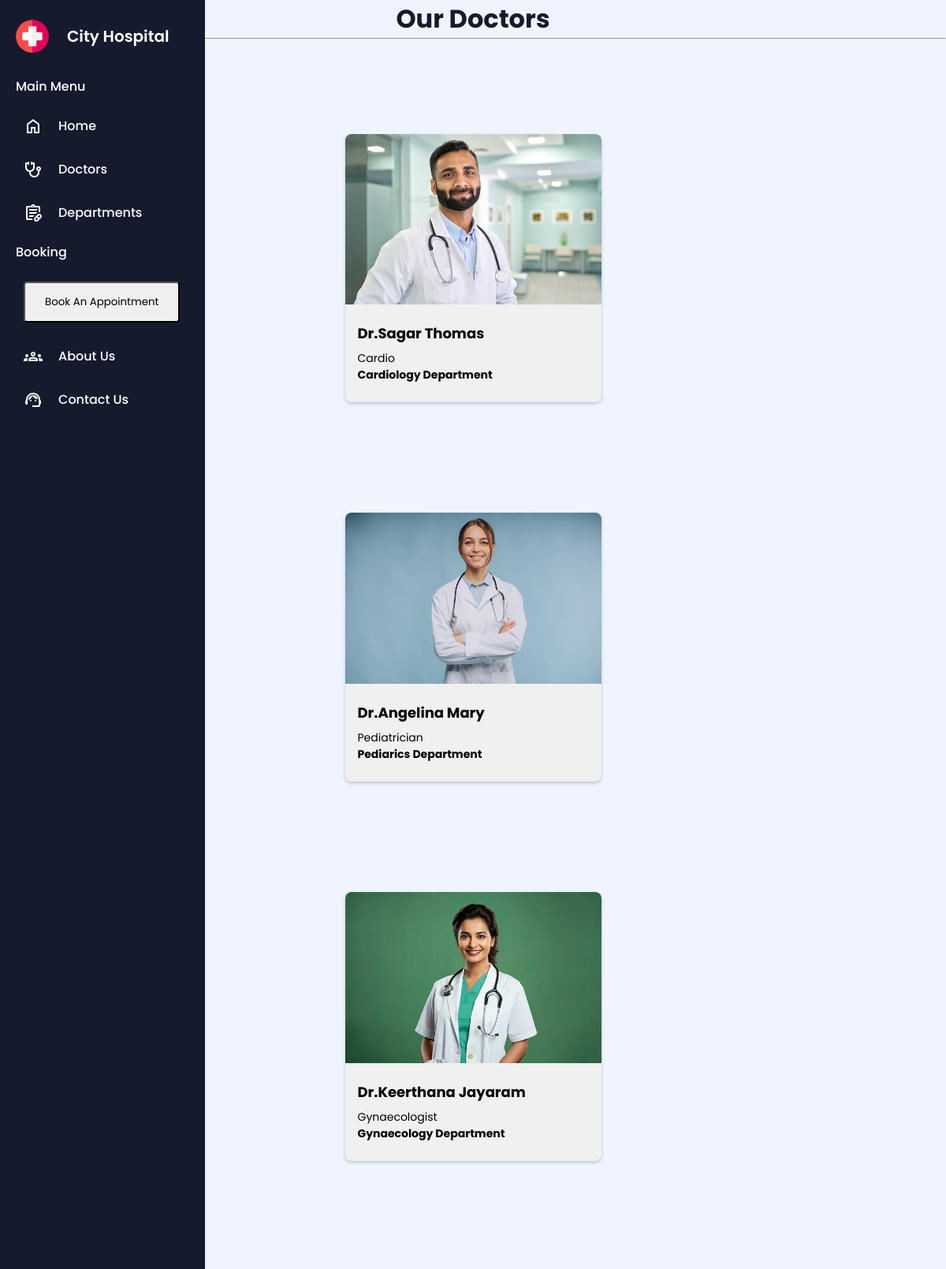
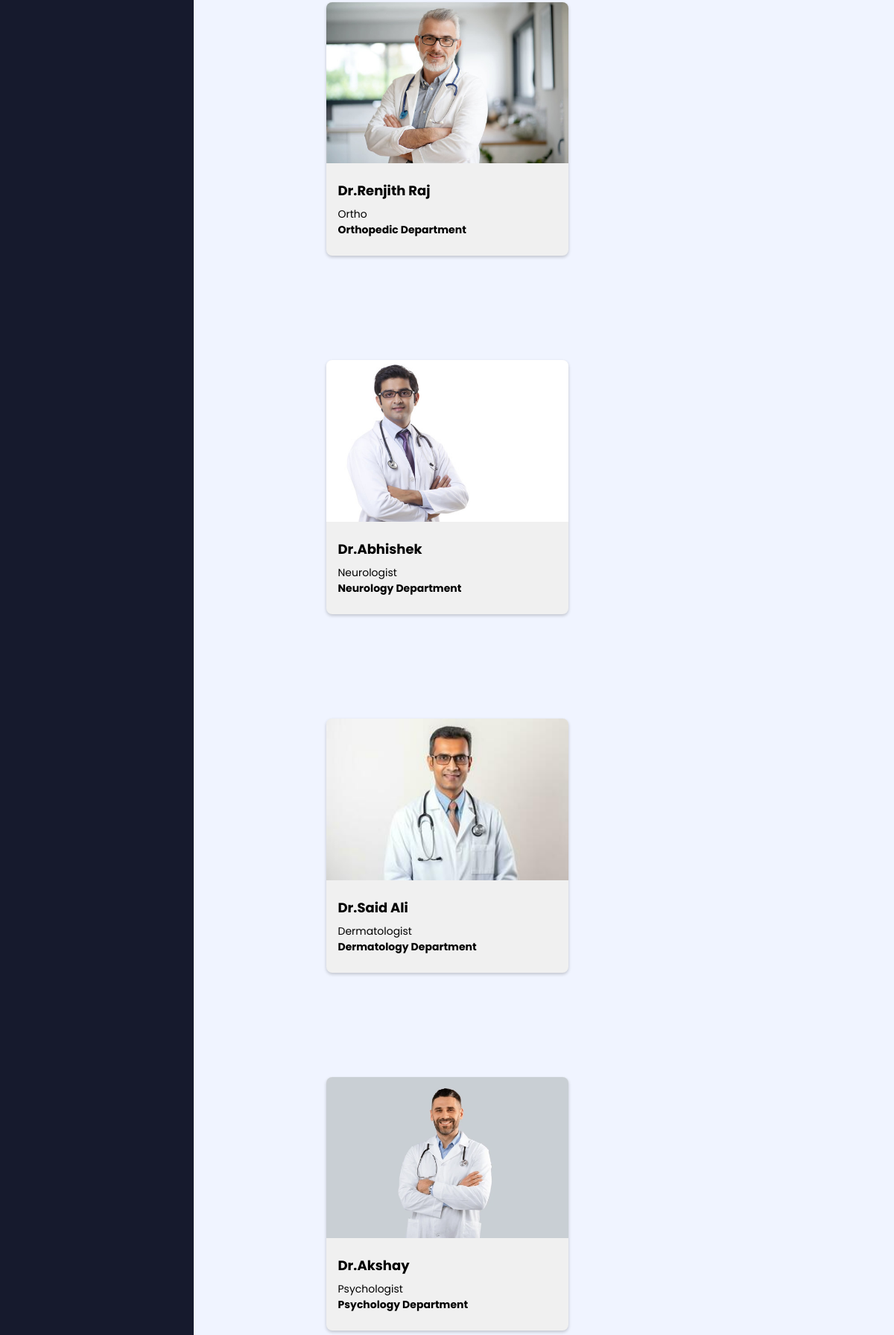
Page /doctors (upper part) on the committed database (2 pictures, top to bottom).
### hospital/models.py (models this page shows, shortened)
class Doctors(models.Model):
    doc_name = models.CharField(max_length=255)
    doc_spec = models.CharField(max_length=255)
    dep_name = models.ForeignKey(Departments, on_delete=models.CASCADE)
    dep_image = models.ImageField(upload_to='doctors')

class Departments(models.Model):
    dep_name = models.CharField(max_length=100)
    dep_decription = models.TextField()
    def __str__(self):
       return self.dep_name

### hospital/views.py (the view)
# urls.py: path('doctors', views.doctors,name='doctors'),
def doctors(request):
    dict_doc={
        'doct': Doctors.objects.all()
    }
    return render(request,"doctors.html",dict_doc)

### templates/doctors.html (shortened to what this page needs)
{% extends 'base.html' %}
{% block content %}
{% load  static %}
<h1 style="text-align:center; color: #161a2d;">Our Doctors</h1>
<hr>
{%for d in doct%}
<div class="card-container">
    <div class="card">
        <img src="{{d.dep_image.url}}" alt="Card Image" class="card-image">
        <div class="card-content">
        <h2>Dr.{{d.doc_name}}</h2>
        <p>{{d.doc_spec}}</p>
        <h4>{{d.dep_name}} Department</h4>
        </div>
    </div>
</div>
{%endfor%}
{% endblock %}

### templates/base.html (shortened to what this page needs)
{% load  static %}
<!DOCTYPE html>
<html>
  <head>
      <link rel="stylesheet"
      href="{% static "/css/style.css" %}">
  </head>
  <body>
    <aside class="sidebar">
        <div class="sidebar-header">
          <img src="{% static '/images/logo.png' %}" alt="logo" />
          <h1>City Hospital</h1>
        </div>
        <ul class="sidebar-links">
          <h4>
            <span>Main Menu</span>
          </h4>
          <li>
            <a href="{% url 'home'%}">
              <span class="material-symbols-outlined"> home </span>Home</a>
          </li>
          <li>
            <a href="{% url 'doctors'%}"><span class="material-symbols-outlined"> stethoscope</span>Doctors</a>
          </li>
          <li>
            <a href="{%url 'department'%}"><span class="material-symbols-outlined"> prescriptions </span>Departments</a>
          </li>
          <h4>
            <span>Booking</span>
          </h4>
          <li>
            <a href="{%url 'booking'%}"><button type="button" style="padding: 14px 25px; text-align: center; display: inline-block; border-radius: 4px;">Book An Appointment</button></a>
          </li>
          <li>
            <a href="{%url 'about'%}"><span class="material-symbols-outlined"> groups </span>About Us</a>
          </li>
          <li>
            <a href="{%url 'contactus'%}"><span class="material-symbols-outlined"> support_agent </span>Contact Us</a>
          </li>
        </ul>
      </aside>
      {% block content%} {% endblock %}
  </body>
</html>

### static/css/style.css (style rules this page uses)
* { margin: 0; padding: 0; box-sizing: border-box; font-family: "Poppins", sans-serif; }
body { background: #F0F4FF; }
.sidebar { position: fixed; top: 0; left: 0; height: 100%; width: 85px; display: flex; overflow-x: hidden; flex-direction: column; background: #161a2d; padding: 25px 20px; transition: all 0.4s ease; }
.sidebar .sidebar-header { display: flex; align-items: center; }
.sidebar .sidebar-header img { width: 42px; border-radius: 50%; }
.sidebar .sidebar-header h1 { color: #fff; font-size: 1.25rem; font-weight: 600; white-space: nowrap; margin-left: 23px; }
.sidebar-links h4 { color: #fff; font-weight: 500; white-space: nowrap; margin: 10px 0; position: relative; }
.sidebar-links h4 span { opacity: 0; }
.sidebar-links { list-style: none; margin-top: 20px; height: 80%; overflow-y: auto; scrollbar-width: none; }
.sidebar-links li a { display: flex; align-items: center; gap: 0 20px; color: #fff; font-weight: 500; white-space: nowrap; padding: 15px 10px; text-decoration: none; transition: 0.2s ease; }

### templates/doctors.html (style rules this page uses)
* { margin: 0px; padding: 0px; box-sizing: border-box; }
.card-container { display: flex; justify-content: center; flex-wrap: wrap; margin-top: 100px; }
.card { width: 325px; background-color: #f0f0f0; border-radius: 8px; overflow:hidden; box-shadow: 0px 2px 4px rgba(0,0,0,0.2); margin: 20px; }
.card-image { width:100%; height:auto; }
.card-content { padding:16px; }
.card-content h2 { font-size: 18px; margin-bottom: 8px; }
.card-content { font-size: 14px; margin-bottom: 8px; }

### rows in the picture
Doctors: dep_image (picture), doc_name "Sagar Thomas", doc_spec "Cardio", dep_name "Cardiology"
Doctors: dep_image (picture), doc_name "Angelina Mary", doc_spec "Pediatrician", dep_name "Pediarics"
Doctors: dep_image (picture), doc_name "Keerthana Jayaram", doc_spec "Gynaecologist", dep_name "Gynaecology"
Doctors: dep_image (picture), doc_name "Renjith Raj", doc_spec "Ortho", dep_name "Orthopedic"
Doctors: dep_image (picture), doc_name "Abhishek", doc_spec "Neurologist", dep_name "Neurology"
Doctors: dep_image (picture), doc_name "Said Ali", doc_spec "Dermatologist", dep_name "Dermatology"
Doctors: dep_image (picture), doc_name "Akshay", doc_spec "Psychologist", dep_name "Psychology"
